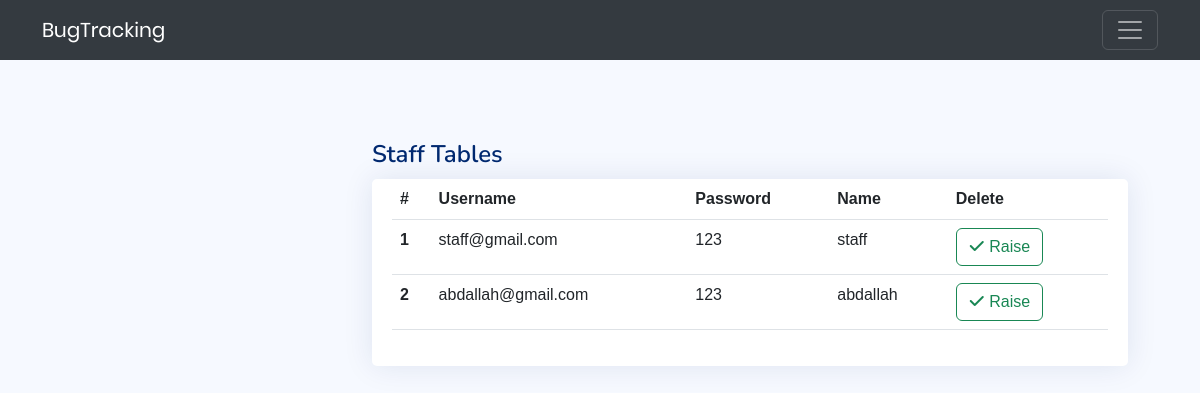
The app's page /views/assignBugAnotherStaff.php (signed in) with its own data.
### tables this page shows
CREATE TABLE `user` (
  `staffID` int(11) NOT NULL,
  `username` varchar(255) NOT NULL,
  `password` varchar(255) NOT NULL,
  `name` varchar(255) NOT NULL,
  `typeID` int(11) NOT NULL DEFAULT 0
);

### models/admin.php (called while the page is built, shortened)
<?php
class Admin extends User
{
    public function getAllStaff()
    {
        $db = new DBController;
        if ($db->openConnect()) {
            $query = "SELECT * FROM user WHERE typeID=0";
            return $db->select($query);
        } else {
            echo "error database connection";
            return false;
        }
    }
}
?>

### controllers/DBController.php (called while the page is built, shortened)
<?php
class DBController
{
    private $dbHost = "localhost";
    private $dbUser = "root";
    private $dbPass = "";
    private $dbName = "bug_tracking";
    public $connection;
    public function openConnect()
    {
        $this->connection = new mysqli($this->dbHost, $this->dbUser, $this->dbPass, $this->dbName);
        if ($this->connection->connect_error) {
            echo "error in connection : " . $this->connection->connect_error;
            return false;
        } else {
            return true;
        }
    }
    public function select($qry)
    {
        $result = $this->connection->query($qry);
        if (!$result) {
            echo "ERROR : " . mysqli_error($this->connection);
            return false;
        } else {
            return $result->fetch_all(MYSQLI_ASSOC);
        }
    }
}
?>

### views/assignBugAnotherStaff.php (the view, shortened to what this page needs)
<?php
if (!isset($_SESSION['userType'])) {
    header("location: login.php");
} else {
    $i = 1;
    require_once '../models/admin.php';
    $admin = new Admin;
    $staffs = $admin->getAllStaff();
}
?>
<!DOCTYPE html>
<html lang="en">
<head>
    <link href="../views/admin/assets/vendor/boxicons/css/boxicons.min.css" rel="stylesheet">
    <link href="../views/admin/assets/vendor/quill/quill.snow.css" rel="stylesheet">
    <link href="../views/admin/assets/vendor/quill/quill.bubble.css" rel="stylesheet">
    <link href="../views/admin/assets/vendor/remixicon/remixicon.css" rel="stylesheet">
    <link href="../views/admin/assets/vendor/simple-datatables/style.css" rel="stylesheet">
    <link rel="stylesheet" href="../views/css/all.min.css">
    <link rel="stylesheet" href="../views/css/util.css">
    <link rel="stylesheet" href="../views/css/main.css">
    <link rel="stylesheet" href="../views/css/style.css">
    <link rel="stylesheet" href="../views/css/bootstrap.min.css">
    <link href="assets/css/style.css" rel="stylesheet">
</head>
<body>
    <nav class="navbar bg-body-secondary sticky-top na" data-bs-theme="dark">
        <div class="container">
            <a class="navbar-brand" href="#">BugTracking</a>
            <button class="navbar-toggler" type="button" data-bs-toggle="offcanvas" data-bs-target="#offcanvasNavbar"
                aria-controls="offcanvasNavbar" aria-label="Toggle navigation">
                <span class="navbar-toggler-icon"></span>
            </button>
        </div>
    </nav>
    <div class="container">
        <main id="main" class="main show-admin">
            <div class="pagetitle">
                <h1>Staff Tables</h1>
            </div>
            <section class="section">
                <div class="row">
                    <div class="col-lg-12">
                        <div class="card">
                            <div class="card-body">
                                <?php
                                if (count($staffs) == 0) {
                                    ?>
                                    <div class="alert alert-danger" role="alert">
                                        There is no any staff
                                    </div>
                                    <?php
                                } else {
                                    ?>
                                    <table class="table datatable">
                                        <thead>
                                            <tr>
                                                <th scope="col">#</th>
                                                <th scope="col">Username</th>
                                                <th scope="col">Password</th>
                                                <th scope="col">Name</th>
                                                <th scope="col">Delete</th>
                                            </tr>
                                        </thead>
                                        <tbody>
                                            <?php
                                            foreach ($staffs as $staff) {
                                                ?>
                                                <tr>
                                                    <th scope="row">
                                                        <?php echo $i++; ?>
                                                    </th>
                                                    <td>
                                                        <?php echo $staff["username"] ?>
                                                    </td>
                                                    <td>
                                                        <?php echo $staff["password"] ?>
                                                    </td>
                                                    <td>
                                                        <?php echo $staff["name"] ?>
                                                    </td>
                                                    <td>
                                                        <form action="assign-bug.php" method="POST">
                                                            <button class="btn btn-outline-success" name="raiseTheBug">
                                                                <i class="fa-solid fa-check"></i> Raise
                                                            </button>
                                                        </form>
                                                    </td>
                                                </tr>
                                                <?php
                                            }
                                            ?>
                                        </tbody>
                                    </table>
                                    <?php
                                }
                                ?>
                            </div>
                        </div>
                    </div>
                </div>
            </section>
        </main>
    </div>
</body>
</html>

### views/css/main.css (style rules this page uses)
* { margin: 0px; padding: 0px; box-sizing: border-box; }
body, html { height: 100%; font-family: Poppins-Regular, sans-serif; }
a { font-family: Poppins-Regular; font-size: 14px; line-height: 1.7; color: #666666; margin: 0px; transition: all 0.4s; -webkit-transition: all 0.4s; -o-transition: all 0.4s; -moz-transition: all 0.4s; }
h1,h2,h3,h4,h5,h6 { margin: 0px; }
button { outline: none !important; border: none; background: transparent; }

### views/css/style.css (style rules this page uses)
.show-admin { margin-top: 20px; }
.card { background: #fff; transition: .5s; border: 0; margin-bottom: 30px; border-radius: .55rem; position: relative; width: 100%; height: 86.6vh; }
* { margin: 0; padding: 0; font-family: 'Hind Siliguri', sans-serif; }
.container { width: 90%; margin: auto; }

### views/admin/assets/css/style.css (style rules this page uses)
:root { scroll-behavior: smooth; }
body { font-family: "Open Sans", sans-serif; background: #f6f9ff; color: #444444; }
a { color: #4154f1; text-decoration: none; }
h1, h2, h3, h4, h5, h6 { font-family: "Nunito", sans-serif; }
#main { margin-top: 60px; padding: 20px 30px; transition: all 0.3s; }
.pagetitle { margin-bottom: 10px; }
.pagetitle h1 { font-size: 24px; margin-bottom: 0; font-weight: 600; color: #012970; }
.card { margin-bottom: 30px; border: none; border-radius: 5px; box-shadow: 0px 0 30px rgba(1, 41, 112, 0.1); }
.card-body { padding: 0 20px 20px 20px; }
@media (min-width: 1200px) { #main, #footer { margin-left: 300px; } }

### records on screen
user: username "staff@gmail.com", password "123", name "staff"
user: username "abdallah@gmail.com", password "123", name "abdallah"
